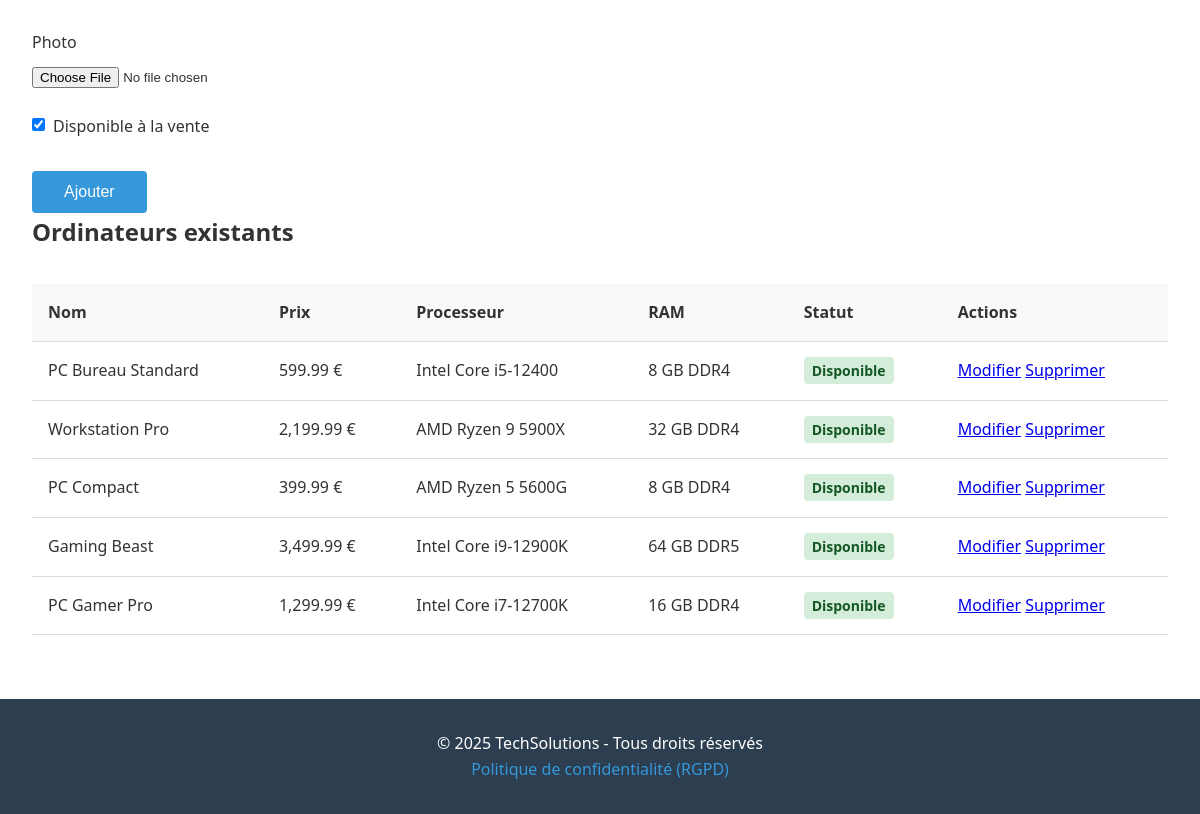
Page /admin/ordinateurs.php (signed in, lower part) on the earlier database version.
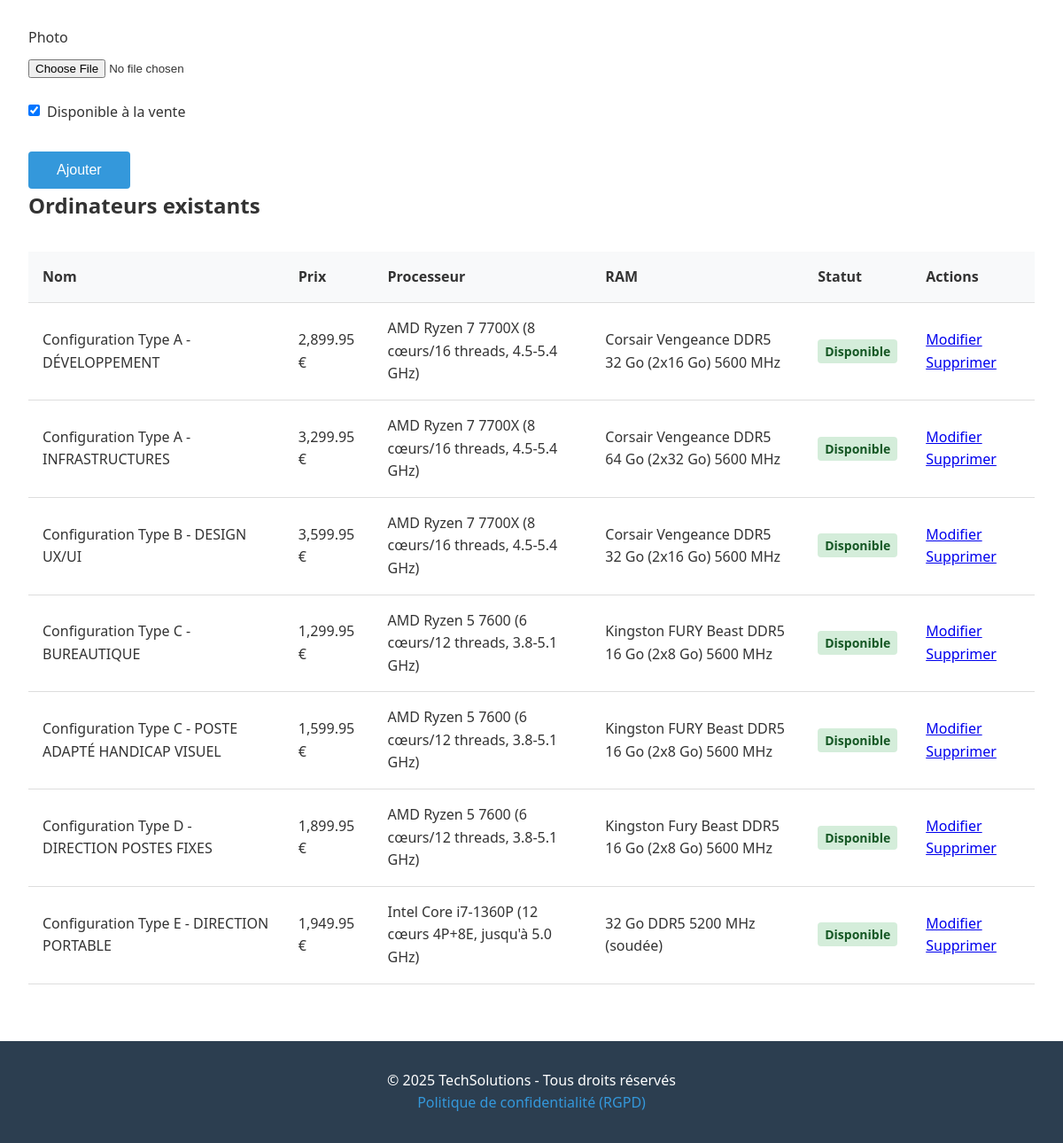
Same page on the later database version.
### tables this page shows
CREATE TABLE `ordinateurs` (
  `id` int(11) NOT NULL AUTO_INCREMENT,
  `nom` varchar(255) NOT NULL,
  `prix` decimal(10,2) NOT NULL,
  `processeur` varchar(255) NOT NULL,
  `ram` varchar(100) NOT NULL,
  `stockage` varchar(100) NOT NULL,
  `carte_graphique` varchar(255) NOT NULL,
  `description` text DEFAULT NULL,
  `image` varchar(255) DEFAULT NULL,
  `disponible` tinyint(1) DEFAULT 1,
  `created_at` timestamp NOT NULL DEFAULT current_timestamp(),
  `updated_at` timestamp NOT NULL DEFAULT current_timestamp() ON UPDATE current_timestamp(),
  PRIMARY KEY (`id`)
);

### admin/ordinateurs.php (the view, shortened to what this page needs)
<?php
require_once '../includes/auth.php';
$editPC = null;
$ordinateurs = $pdo->query("SELECT * FROM ordinateurs ORDER BY created_at DESC")->fetchAll();
?>
<?php include '../includes/header.php'; ?>
<section class="admin-ordinateurs">
    <div class="form-container">
        <form method="POST">
            <div class="form-group">
            </div>
            <div class="form-group">
                <label for="photo">Photo</label>
                <input type="file" id="photo" name="photo" accept="image/*">
            </div>
            <div class="form-group checkbox">
                <input type="checkbox" id="disponible" name="disponible"
                       <?= (!$editPC || $editPC['disponible']) ? 'checked' : '' ?>>
                <label for="disponible">Disponible à la vente</label>
            </div>
            <button type="submit"><?= $editPC ? 'Modifier' : 'Ajouter' ?></button>
        </form>
    </div>
    <div class="ordinateurs-list">
        <h2>Ordinateurs existants</h2>
        <table>
            <thead>
                <tr>
                    <th>Nom</th>
                    <th>Prix</th>
                    <th>Processeur</th>
                    <th>RAM</th>
                    <th>Statut</th>
                    <th>Actions</th>
                </tr>
            </thead>
            <tbody>
                <?php foreach($ordinateurs as $pc): ?>
                <tr>
                    <td><?= htmlspecialchars($pc['nom']) ?></td>
                    <td><?= number_format($pc['prix'], 2) ?> €</td>
                    <td><?= htmlspecialchars($pc['processeur']) ?></td>
                    <td><?= htmlspecialchars($pc['ram']) ?></td>
                    <td>
                        <span class="status <?= $pc['disponible'] ? 'available' : 'unavailable' ?>">
                            <?= $pc['disponible'] ? 'Disponible' : 'Indisponible' ?>
                        </span>
                    </td>
                    <td>
                        <a href="?edit=<?= $pc['id'] ?>">Modifier</a>
                        <a href="?delete=<?= $pc['id'] ?>"
                           onclick="return confirm('Supprimer cet ordinateur ?')">Supprimer</a>
                    </td>
                </tr>
                <?php endforeach; ?>
            </tbody>
        </table>
    </div>
</section>
<?php include '../includes/footer.php'; ?>

Differences in the rows shown:
removed ordinateurs: nom "PC Bureau Standard", prix "599.99", processeur "Intel Core i5-12400", ram "8 GB DDR4", disponible "Disponible"
removed ordinateurs: nom "Workstation Pro", prix "2,199.99", processeur "AMD Ryzen 9 5900X", ram "32 GB DDR4", disponible "Disponible"
removed ordinateurs: nom "PC Compact", prix "399.99", processeur "AMD Ryzen 5 5600G", ram "8 GB DDR4", disponible "Disponible"
removed ordinateurs: nom "Gaming Beast", prix "3,499.99", processeur "Intel Core i9-12900K", ram "64 GB DDR5", disponible "Disponible"
removed ordinateurs: nom "PC Gamer Pro", prix "1,299.99", processeur "Intel Core i7-12700K", ram "16 GB DDR4", disponible "Disponible"
added ordinateurs: nom "Configuration Type A - DÉVELOPPEMENT", prix "2,899.95", processeur "AMD Ryzen 7 7700X (8 cœurs/16 threads, 4.5-5.4 GHz)", ram "Corsair Vengeance DDR5 32 Go (2x16 Go) 5600 MHz", disponible "Disponible"
added ordinateurs: nom "Configuration Type A - INFRASTRUCTURES", prix "3,299.95", processeur "AMD Ryzen 7 7700X (8 cœurs/16 threads, 4.5-5.4 GHz)", ram "Corsair Vengeance DDR5 64 Go (2x32 Go) 5600 MHz", disponible "Disponible"
added ordinateurs: nom "Configuration Type B - DESIGN UX/UI", prix "3,599.95", processeur "AMD Ryzen 7 7700X (8 cœurs/16 threads, 4.5-5.4 GHz)", ram "Corsair Vengeance DDR5 32 Go (2x16 Go) 5600 MHz", disponible "Disponible"
added ordinateurs: nom "Configuration Type C - BUREAUTIQUE", prix "1,299.95", processeur "AMD Ryzen 5 7600 (6 cœurs/12 threads, 3.8-5.1 GHz)", ram "Kingston FURY Beast DDR5 16 Go (2x8 Go) 5600 MHz", disponible "Disponible"
added ordinateurs: nom "Configuration Type C - POSTE ADAPTÉ HANDICAP VISUEL", prix "1,599.95", processeur "AMD Ryzen 5 7600 (6 cœurs/12 threads, 3.8-5.1 GHz)", ram "Kingston FURY Beast DDR5 16 Go (2x8 Go) 5600 MHz", disponible "Disponible"
added ordinateurs: nom "Configuration Type D - DIRECTION POSTES FIXES", prix "1,899.95", processeur "AMD Ryzen 5 7600 (6 cœurs/12 threads, 3.8-5.1 GHz)", ram "Kingston Fury Beast DDR5 16 Go (2x8 Go) 5600 MHz", disponible "Disponible"
added ordinateurs: nom "Configuration Type E - DIRECTION PORTABLE", prix "1,949.95", processeur "Intel Core i7-1360P (12 cœurs 4P+8E, jusqu'à 5.0 GHz)", ram "32 Go DDR5 5200 MHz (soudée)", disponible "Disponible"
